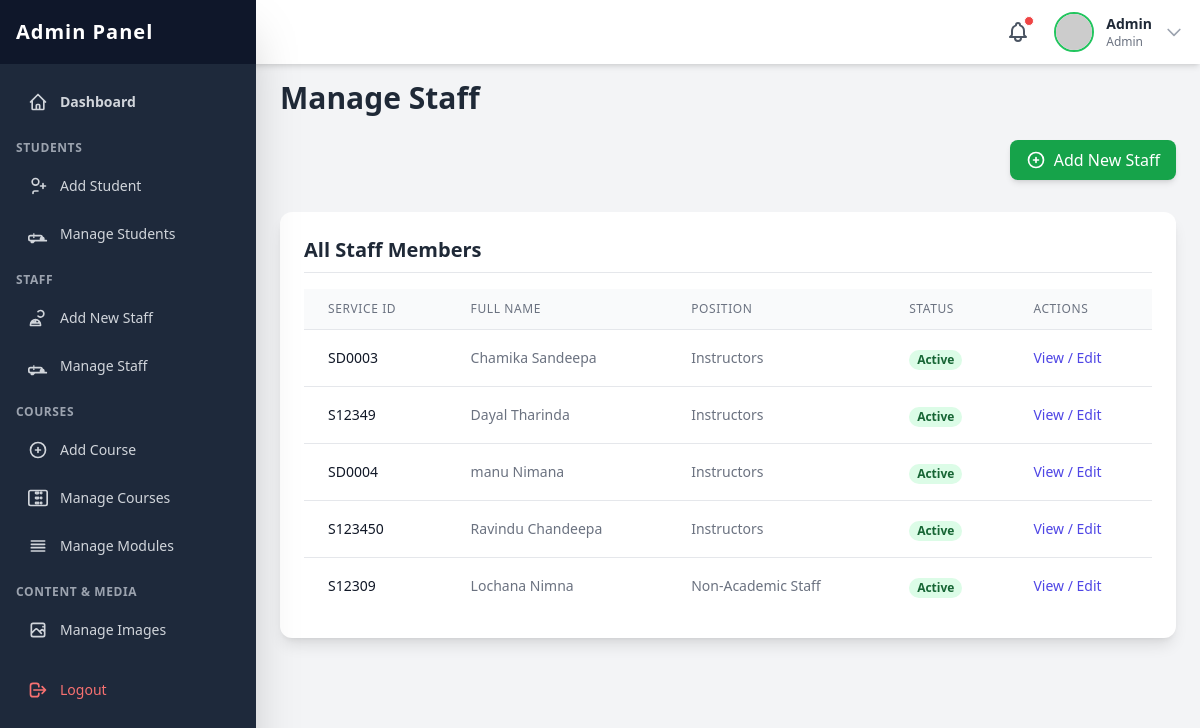
Page /admin/pages/manage_staff.php (signed in) on the earlier database version.
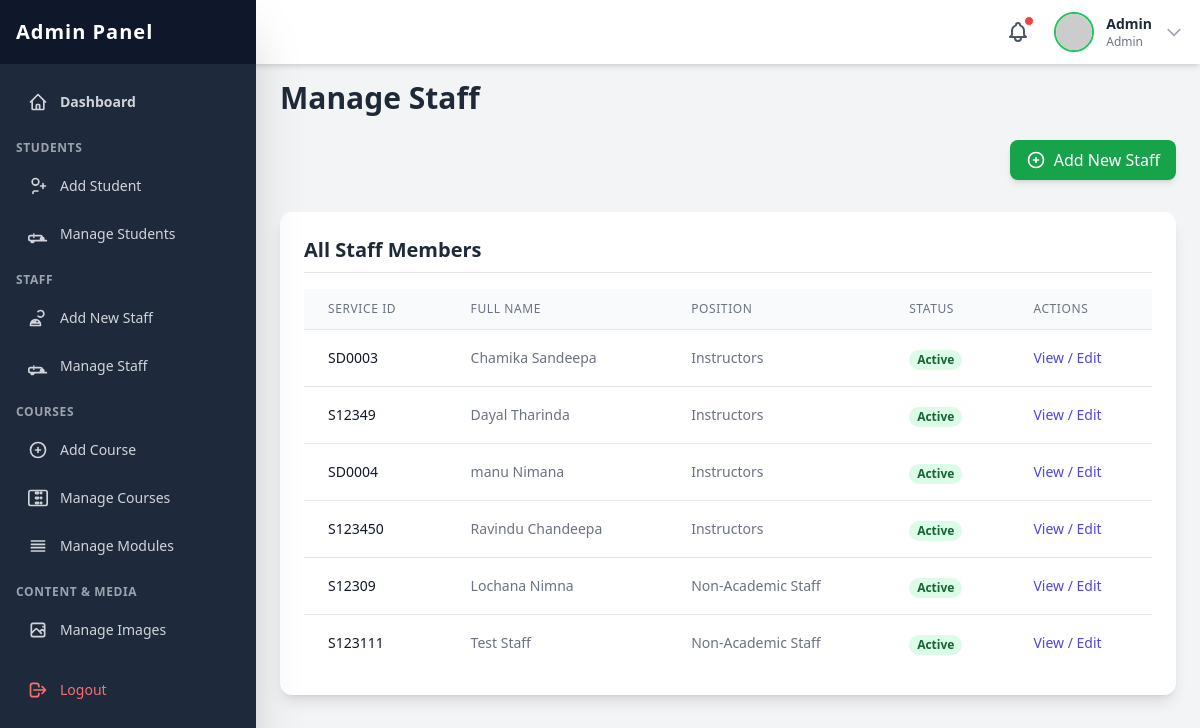
Same page on the later database version.
### tables this page shows
CREATE TABLE IF NOT EXISTS `staff` (
  `id` int NOT NULL AUTO_INCREMENT,
  `staff_id` varchar(20) NOT NULL,
  `service_id` varchar(20) NOT NULL,
  `first_name` varchar(50) NOT NULL,
  `last_name` varchar(50) NOT NULL,
  `nic` varchar(15) NOT NULL,
  `contact_no` varchar(15) DEFAULT NULL,
  `email` varchar(100) DEFAULT NULL,
  `gender` varchar(10) NOT NULL,
  `password` varchar(255) NOT NULL,
  `position` varchar(100) NOT NULL,
  `course_no` varchar(20) DEFAULT NULL,
  `profile_photo` varchar(255) DEFAULT NULL,
  `status` enum('active','inactive') NOT NULL DEFAULT 'active',
  `login_status` tinyint(1) DEFAULT '0',
  PRIMARY KEY (`id`),
  UNIQUE KEY `staff_id` (`staff_id`),
  UNIQUE KEY `service_id` (`service_id`)
);

### admin/pages/manage_staff.php (the view, shortened to what this page needs)
<?php
include_once('../include/header.php');
include_once('../../include/connection.php');
$query = "SELECT * FROM staff ORDER BY position ASC, first_name ASC";
$result = $con->query($query);
?>
<h2 class="text-3xl font-bold text-gray-800 mb-6">Manage Staff</h2>
<div class="mb-6 text-right">
     <a href="../../log/register.php" target="_blank" class="inline-flex items-center px-4 py-2 bg-green-600 text-white rounded-lg hover:bg-green-700 shadow-md">
       <svg class="w-5 h-5 mr-2" fill="none" stroke="currentColor" viewBox="0 0 24 24" xmlns="http://www.w3.org/2000/svg"><path stroke-linecap="round" stroke-linejoin="round" stroke-width="2" d="M12 9v3m0 0v3m0-3h3m-3 0H9m12 0a9 9 0 11-18 0 9 9 0 0118 0z"></path></svg>
       Add New Staff
     </a>
</div>
<div class="bg-white p-6 rounded-xl shadow-lg mt-8">
    <h3 class="text-xl font-semibold text-gray-800 mb-4 border-b pb-2">All Staff Members</h3>
    <div class="overflow-x-auto">
        <table class="min-w-full divide-y divide-gray-200">
            <thead class="bg-gray-50">
                <tr>
                    <th scope="col" class="px-6 py-3 text-left text-xs font-medium text-gray-500 uppercase tracking-wider">Service ID</th>
                    <th scope="col" class="px-6 py-3 text-left text-xs font-medium text-gray-500 uppercase tracking-wider">Full Name</th>
                    <th scope="col" class="px-6 py-3 text-left text-xs font-medium text-gray-500 uppercase tracking-wider">Position</th>
                    <th scope="col" class="px-6 py-3 text-left text-xs font-medium text-gray-500 uppercase tracking-wider">Status</th>
                    <th scope="col" class="px-6 py-3 text-left text-xs font-medium text-gray-500 uppercase tracking-wider">Actions</th>
                </tr>
            </thead>
            <tbody class="bg-white divide-y divide-gray-200">
                <?php
                if ($result && $result->num_rows > 0) {
                    while ($staff = $result->fetch_assoc()) {
                ?>
                <tr>
                    <td class="px-6 py-4 whitespace-nowrap text-sm font-medium text-gray-900"><?php echo htmlspecialchars($staff['service_id']); ?></td>
                    <td class="px-6 py-4 whitespace-nowrap text-sm text-gray-500"><?php echo htmlspecialchars($staff['first_name'] . ' ' . $staff['last_name']); ?></td>
                    <td class="px-6 py-4 whitespace-nowrap text-sm text-gray-500"><?php echo htmlspecialchars($staff['position']); ?></td>
                    <td class="px-6 py-4 whitespace-nowrap">
                        <?php if ($staff['status'] == 'active'): ?>
                            <span class="px-2 inline-flex text-xs leading-5 font-semibold rounded-full bg-green-100 text-green-800">Active</span>
                        <?php else: ?>
                            <span class="px-2 inline-flex text-xs leading-5 font-semibold rounded-full bg-red-100 text-red-800">Inactive</span>
                        <?php endif; ?>
                    </td>
                    <td class="px-6 py-4 whitespace-nowrap text-sm font-medium">
                        <a href="view_staff_details.php?staff_id=<?php echo htmlspecialchars($staff['staff_id']); ?>" class="text-indigo-600 hover:text-indigo-900">
                           View / Edit
                        </a>
                    </td>
                </tr>
                <?php
                    }
                } else {
                    echo '<tr><td colspan="6" class="px-6 py-12 text-center text-gray-500">No staff members found. Add new staff using the button above.</td></tr>';
                }
                ?>
            </tbody>
        </table>
    </div>
</div>
<?php include_once('../include/footer.php'); ?>

### admin/include/header.php (shortened to what this page needs)
<?php
$admin_username = isset($_SESSION['admin_username']) ? $_SESSION['admin_username'] : null;
$admin_display_name = 'User';
$admin_display_type = 'Guest';
if ($admin_username) {
    include_once __DIR__ . '/../../include/connection.php';
    if (isset($con)) {
        $query_admin = "SELECT username, type FROM admin WHERE username = ?";
        $stmt_admin = $con->prepare($query_admin);
        if ($stmt_admin) {
            $stmt_admin->bind_param("s", $admin_username);
            $stmt_admin->execute();
            $result_admin = $stmt_admin->get_result();
            if ($result_admin->num_rows == 1) {
                $admin_data = $result_admin->fetch_assoc();
                $admin_display_name = htmlspecialchars($admin_data['username']);
                $admin_display_type = htmlspecialchars(ucfirst($admin_data['type']));
            }
        } else {
             error_log("Admin header: Failed to prepare admin query: " . $con->error);
        }
    } else {
        error_log("Admin header: Database connection not established in connection.php.");
    }
}
?>
<!DOCTYPE html>
<html lang="en">
<head>
    <script src="https://cdn.tailwindcss.com"></script>
    <link href="https://cdnjs.cloudflare.com/ajax/libs/flowbite/2.2.1/flowbite.min.css" rel="stylesheet" />
    <link rel="stylesheet" href="../css/webkit.css">
</head>
<body class="bg-gray-100 min-h-screen">
    <header class="fixed top-0 left-0 right-0 h-16 bg-white shadow-md z-30 flex items-center justify-between px-4 transition-all duration-300" id="page-header">
        <div class="flex items-center space-x-4 relative"> <button class="relative p-2 text-gray-600 hover:text-green-600 transition duration-150 rounded-full hover:bg-gray-100">
                <span class="absolute top-1 right-1 w-2.5 h-2.5 bg-red-500 rounded-full border border-white"></span>
            </button>
            <button id="avatarButton" type="button" data-dropdown-toggle="userDropdown" data-dropdown-placement="bottom-start" class="flex items-center space-x-3 cursor-pointer group">
                <img class="h-10 w-10 rounded-full object-cover border-2 border-green-500" src="https://placehold.co/100x100/10b981/ffffff?text=<?php echo strtoupper(substr($admin_display_name, 0, 1)); ?>" alt="Admin Profile">
                <div class="hidden sm:block text-sm text-left"> <p class="font-semibold text-gray-800"><?php echo $admin_display_name; ?></p>
                    <p class="text-xs text-gray-500"><?php echo $admin_display_type; ?></p>
                </div>
                <svg class="w-5 h-5 text-gray-400 group-hover:text-gray-600 transition duration-150" fill="none" stroke="currentColor" viewBox="0 0 24 24" xmlns="http://www.w3.org/2000/svg"><path stroke-linecap="round" stroke-linejoin="round" stroke-width="2" d="M19 9l-7 7-7-7"></path></svg> </button>
            </div>
    </header>
    <div id="sidebar-wrapper">
        <nav class="fixed top-0 bottom-0 left-0 w-64 bg-slate-800 text-white z-40 transform -translate-x-full lg:translate-x-0 transition-transform duration-300 ease-in-out shadow-2xl" id="page-sidebar">
            <div class="h-16 bg-slate-900 flex items-center justify-between px-4">
                <h1 class="text-xl font-extrabold text-white tracking-wider">Admin Panel</h1>
            </div>
            <div class="px-4 space-y-2 h-full overflow-y-auto pt-4 pb-16">
                 <div class="space-y-1">
                    <a href="Dashboard.php" class="flex items-center p-3 text-sm font-semibold rounded-lg text-gray-300 hover:bg-slate-700 hover:text-white transition duration-150">
                        Dashboard
                    </a>
                    <p class="text-xs font-semibold text-gray-400 pt-3 pb-1 uppercase tracking-wider">Students</p>
                    <a href="student_register.php" class="flex items-center p-3 text-sm font-medium rounded-lg text-gray-300 hover:bg-slate-700 hover:text-white transition duration-150">
                        <svg class="w-5 h-5 mr-3" fill="none" stroke="currentColor" viewBox="0 0 24 24" xmlns="http://www.w3.org/2000/svg"><path stroke-linecap="round" stroke-linejoin="round" stroke-width="2" d="M18 9v3m0 0v3m0-3h3m-3 0h-3m-2-5a4 4 0 11-8 0 4 4 0 018 0zM12 18H8a2 2 0 00-2 2v1"></path></svg>
                        Add Student
                    </a>
                    <a href="manage_students.php" class="flex items-center p-3 text-sm font-medium rounded-lg text-gray-300 hover:bg-slate-700 hover:text-white transition duration-150">
                        Manage Students
                    </a>
                    <p class="text-xs font-semibold text-gray-400 pt-3 pb-1 uppercase tracking-wider">Staff</p>
                    <a href="staff_register.php"  class="flex items-center p-3 text-sm font-medium rounded-lg text-gray-300 hover:bg-slate-700 hover:text-white transition duration-150">
                        <svg class="w-5 h-5 mr-3" fill="none" stroke="currentColor" viewBox="0 0 24 24" xmlns="http://www.w3.org/2000/svg"><path stroke-linecap="round" stroke-linejoin="round" stroke-width="2" d="M12 4.354a4 4 0 110 5.292M15 21H3v-1a6 6 0 0112 0v1zm-6-4a6 6 0 00-4 0v1h8v-1m-4 0v-2"></path></svg>
                        Add New Staff
                    </a>
                    <a href="manage_staff.php" class="flex items-center p-3 text-sm font-medium rounded-lg text-gray-300 hover:bg-slate-700 hover:text-white transition duration-150">
                         Manage Staff
                    </a>
                    <p class="text-xs font-semibold text-gray-400 pt-3 pb-1 uppercase tracking-wider">Courses</p>
                    <a href="add_course.php" class="flex items-center p-3 text-sm font-medium rounded-lg text-gray-300 hover:bg-slate-700 hover:text-white transition duration-150">
                        <svg class="w-5 h-5 mr-3" fill="none" stroke="currentColor" viewBox="0 0 24 24" xmlns="http://www.w3.org/2000/svg"><path stroke-linecap="round" stroke-linejoin="round" stroke-width="2" d="M12 9v3m0 0v3m0-3h3m-3 0H9m12 0a9 9 0 11-18 0 9 9 0 0118 0z"></path></svg>
                        Add Course
                    </a>
                    <a href="manage_course.php" class="flex items-center p-3 text-sm font-medium rounded-lg text-gray-300 hover:bg-slate-700 hover:text-white transition duration-150">
                        Manage Courses
                    </a>
                     <a href="manage_modules.php" class="flex items-center p-3 text-sm font-medium rounded-lg text-gray-300 hover:bg-slate-700 hover:text-white transition duration-150">
                        <svg class="w-5 h-5 mr-3" fill="none" stroke="currentColor" viewBox="0 0 24 24" xmlns="http://www.w3.org/2000/svg"><path stroke-linecap="round" stroke-linejoin="round" stroke-width="2" d="M4 6h16M4 10h16M4 14h16M4 18h16"></path></svg>
                        Manage Modules
                    </a>
                    <p class="text-xs font-semibold text-gray-400 pt-3 pb-1 uppercase tracking-wider">Content & Media</p>
                    <a href="manage images.php" class="flex items-center p-3 text-sm font-medium rounded-lg text-gray-300 hover:bg-slate-700 hover:text-white transition duration-150">
                        Manage Images
                    </a>
                    <a href="../lib/logout.php" class="flex items-center p-3 text-sm font-medium rounded-lg text-red-400 hover:bg-slate-700 hover:text-red-300 transition duration-150 mt-8 !pt-6">
                        <svg class="w-5 h-5 mr-3" fill="none" stroke="currentColor" viewBox="0 0 24 24" xmlns="http://www.w3.org/2000/svg"><path stroke-linecap="round" stroke-linejoin="round" stroke-width="2" d="M17 16l4-4m0 0l-4-4m4 4H7m6 4v1a3 3 0 01-3 3H6a3 3 0 01-3-3V7a3 3 0 013-3h4a3 3 0 013 3v1"></path></svg>
                        Logout
                    </a>
                </div>
            </div>
        </nav>
    </div>
    <main class="pt-20 p-6 lg:ml-64 transition-all duration-300" id="main-content">

### admin/include/footer.php (shortened to what this page needs)
</main>

### admin/css/webkit.css (style rules this page uses)
html { font-family: 'Inter', sans-serif; }

Differences in the rows shown:
added staff: service "S123111", first_name+last_name "Test Staff", position "Non-Academic Staff", status "Active"
